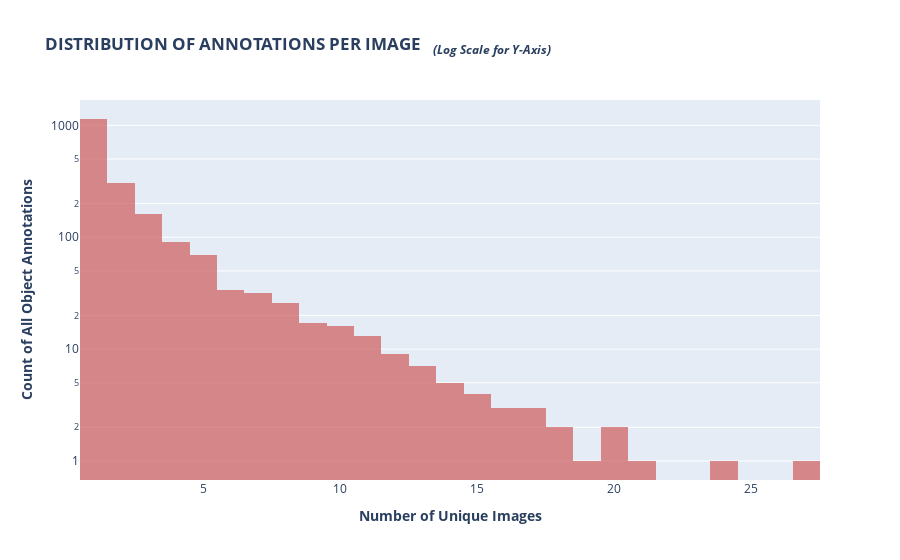

The notebook cell this image was saved under:
### Markdown cell above
### val set

### Code cell
fig = px.histogram(val_df.image_id.value_counts(), 
                   log_y=True, color_discrete_sequence=['indianred'], opacity=0.7,
                   labels={"value":"Number of Annotations Per Image"},
                   title="<b>DISTRIBUTION OF ANNOTATIONS PER IMAGE   "
                         "<i><sub>(Log Scale for Y-Axis)</sub></i></b>",
                   )
fig.update_layout(showlegend=False,
                  xaxis_title="<b>Number of Unique Images</b>",
                  yaxis_title="<b>Count of All Object Annotations</b>",)
fig.show()

### Figure 1 — Plotly figure (JSON) as saved in the notebook; plotly's stock layout.template omitted (floating-point values rounded to 4 significant figures; data arrays with more than 128 entries replaced by an {"elided": "..."} marker saying what was removed)
{"data": [{"alignmentgroup": "True", "bingroup": "x", "hovertemplate": "variable=image_id<br>Number of Annotations Per Image=%{x}<br>count=%{y}<extra></extra>", "legendgroup": "image_id", "marker": {"color": "indianred", "opacity": 0.7, "pattern": {"shape": ""}}, "name": "image_id", "offsetgroup": "image_id", "orientation": "v", "showlegend": true, "type": "histogram", "x": {"elided": "1942 int values"}, "xaxis": "x", "yaxis": "y"}], "layout": {"barmode": "relative", "legend": {"title": {"text": "variable"}, "tracegroupgap": 0}, "showlegend": false, "title": {"text": "<b>DISTRIBUTION OF ANNOTATIONS PER IMAGE   <i><sub>(Log Scale for Y-Axis)</sub></i></b>"}, "xaxis": {"anchor": "y", "domain": [0, 1], "title": {"text": "<b>Number of Unique Images</b>"}}, "yaxis": {"anchor": "x", "domain": [0, 1], "title": {"text": "<b>Count of All Object Annotations</b>"}, "type": "log"}}}
